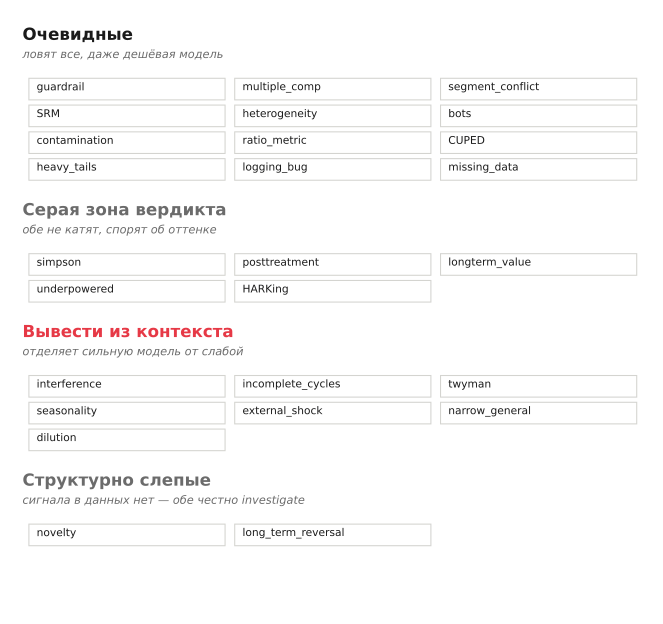

Reproduce this figure in Python.
#!/usr/bin/env python3
"""fig_full_map.svg — 33 trap types in 4 behavioral zones. Hero map.
davydov.my palette, swiss grid."""
import matplotlib
matplotlib.use("svg")
import matplotlib.pyplot as plt
from matplotlib import rcParams
from matplotlib.patches import Rectangle

INK="#1a1a1a"; MUTED="#6b6b6b"; AXIS="#d4d4d0"; ACCENT="#e63946"; BG="#f8f8f6"
rcParams["font.family"]="DejaVu Sans"; rcParams["svg.fonttype"]="none"

# 4 zones, each: title, subtitle, list of traps
zones = [
    ("Очевидные", "ловят все, даже дешёвая модель",
     ["guardrail", "multiple_comp", "segment_conflict", "SRM", "heterogeneity",
      "bots", "contamination", "ratio_metric", "CUPED", "heavy_tails",
      "logging_bug", "missing_data"], INK),
    ("Серая зона вердикта", "обе не катят, спорят об оттенке",
     ["simpson", "posttreatment", "longterm_value", "underpowered", "HARKing"], MUTED),
    ("Вывести из контекста", "отделяет сильную модель от слабой",
     ["interference", "incomplete_cycles", "twyman", "seasonality",
      "external_shock", "narrow_general", "dilution"], ACCENT),
    ("Структурно слепые", "сигнала в данных нет — обе честно investigate",
     ["novelty", "long_term_reversal"], MUTED),
]

fig, ax = plt.subplots(figsize=(7.0, 6.6))
ax.set_xlim(0, 10); ax.set_ylim(0, 14); ax.axis("off")

y = 13.3
for title, sub, traps, col in zones:
    # zone header
    ax.text(0.2, y, title, fontsize=12.5, color=col, fontweight="bold")
    ax.text(0.2, y-0.42, sub, fontsize=8.5, color=MUTED, style="italic")
    y -= 1.05
    # trap chips, wrap at ~3 per row
    x = 0.3
    per_row = 3
    for i, t in enumerate(traps):
        if i and i % per_row == 0:
            y -= 0.62; x = 0.3
        w = 3.05
        ax.add_patch(Rectangle((x, y-0.34), w, 0.5, facecolor="none",
                                edgecolor=AXIS, linewidth=0.8))
        ax.text(x+0.12, y-0.05, t, fontsize=8, color=INK, va="center")
        x += w + 0.15
    y -= 1.15

plt.tight_layout()
plt.savefig("fig_full_map.svg", format="svg", bbox_inches="tight", transparent=True)
print("wrote fig_full_map.svg")
